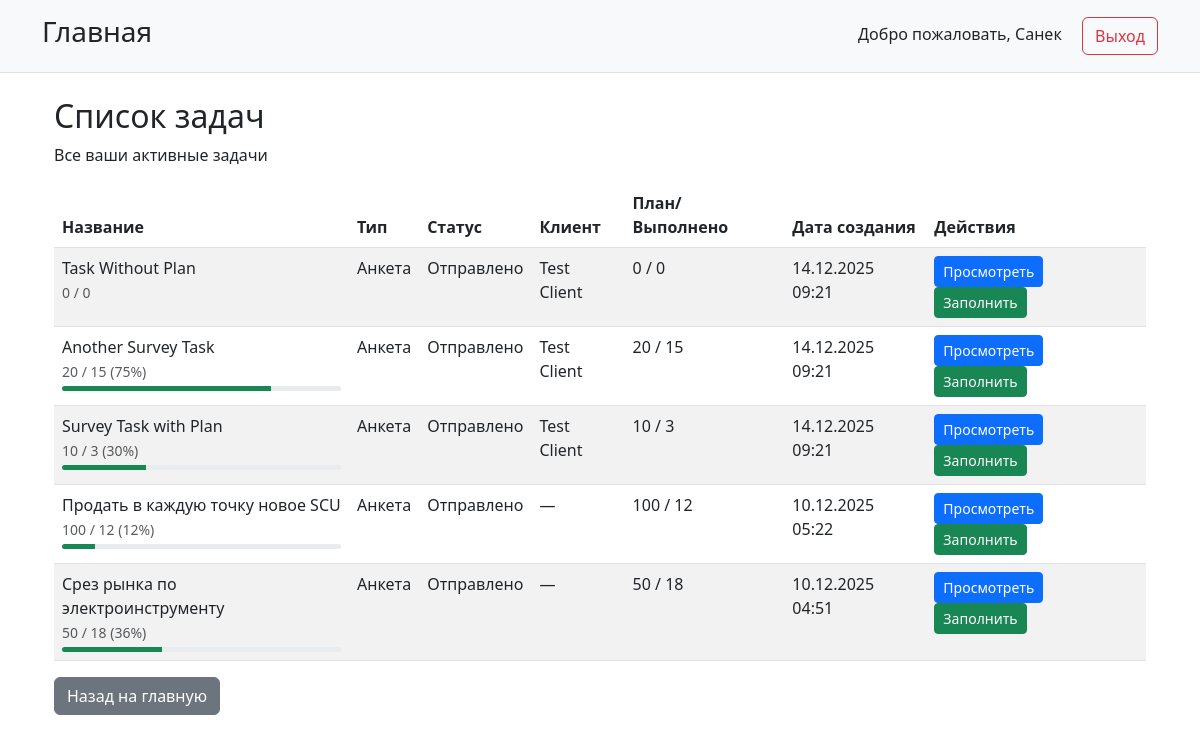
Page /tasks/list/ (signed in) on the earlier database version.
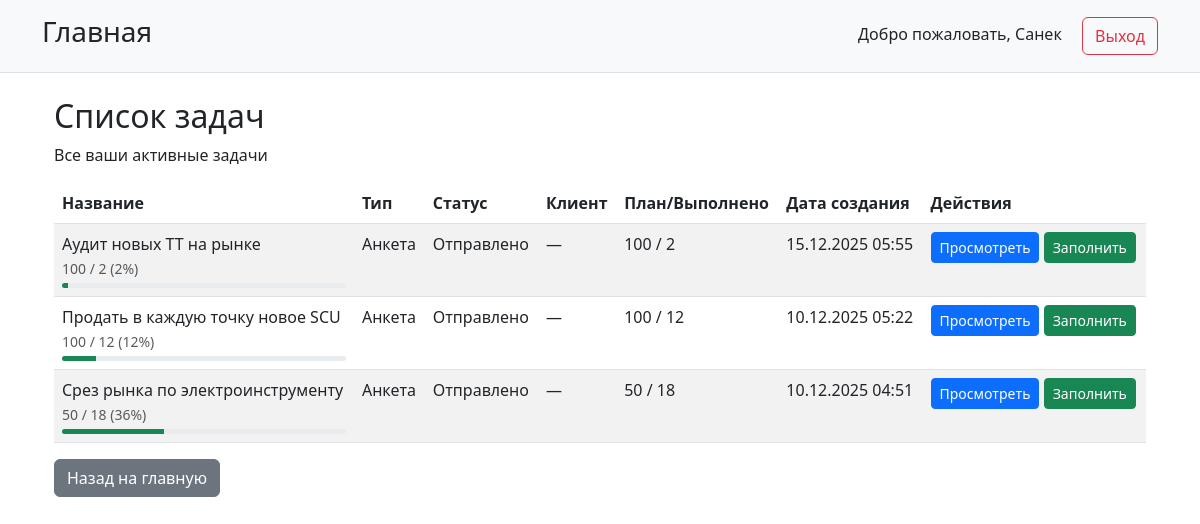
Same page on the later database version.
### tasks/models.py (models this page shows, shortened)
class Task(models.Model):
    title = models.CharField(_('Название задачи'), max_length=200)
    description = models.TextField(_('Описание'), blank=True, null=True)
    task_type = models.CharField(
        _('Тип задачи'),
        max_length=20,
        choices=TaskType.choices
    )
    status = models.CharField(
        _('Статус'),
        max_length=20,
        choices=TaskStatus.choices,
        default=TaskStatus.DRAFT
    )
    is_active = models.BooleanField(_('Активная'), default=True)
    assigned_to = models.ForeignKey(
        CustomUser,
        on_delete=models.SET_NULL,
        null=True,
        blank=True,
        limit_choices_to={'role': UserRoles.EMPLOYEE},
        verbose_name=_('Назначено сотруднику')
    )
    client = models.ForeignKey(
        Client,
        on_delete=models.SET_NULL,
        null=True,
        blank=True,
        verbose_name=_('Клиент')
    )
    created_by = models.ForeignKey(
        CustomUser,
        on_delete=models.SET_NULL,
        null=True,
        related_name='created_tasks',
        limit_choices_to={'role': UserRoles.MODERATOR},
        verbose_name=_('Создано модератором')
    )
    created_at = models.DateTimeField(_('Создано'), auto_now_add=True)
    updated_at = models.DateTimeField(_('Обновлено'), auto_now=True)
    moderator_comment = models.TextField(
        _('Комментарий модератора'),
        blank=True,
        null=True
    )
    target_count = models.PositiveIntegerField(
        _('Целевое количество ответов'),
        default=0,
        help_text=_('Для анкет: сколько клиентов нужно опросить')
    )
    current_count = models.PositiveIntegerField(
        _('Текущее количество ответов'),
        default=0
    )
    def get_completion_percentage(self):
        if self.task_type == TaskType.SURVEY and self.target_count > 0:
            return min(100, int((self.current_count / self.target_count) * 100))
        return 0
    class Meta:
        verbose_name = _('Задача')
        verbose_name_plural = _('Задачи')
        ordering = ['-created_at']

### clients/models.py (models this page shows, shortened)
class Client(models.Model):
    name = models.CharField(_('Клиент'), max_length=200, db_index=True)
    employee = models.ForeignKey(
        CustomUser,
        on_delete=models.SET_NULL,
        null=True,
        blank=True,
        limit_choices_to={'role__in': [UserRoles.EMPLOYEE, UserRoles.MODERATOR]},
        verbose_name=_('Сотрудник')
    )
    address = models.CharField(_('Адрес'), max_length=300, blank=True, null=True)
    trading_point_name = models.CharField(_('Название торговой точки'), max_length=200, blank=True, null=True)
    trading_point_address = models.CharField(_('Адрес торговой точки'), max_length=300, blank=True, null=True)
    client_groups = models.ManyToManyField(
        ClientGroup,
        blank=True,
        verbose_name=_('Группы')
    )
    created_at = models.DateTimeField(_('Создано'), auto_now_add=True)
    updated_at = models.DateTimeField(_('Обновлено'), auto_now=True)
    class Meta:
        verbose_name = _('Клиент')
        verbose_name_plural = _('Клиенты')
        ordering = ['name']
        indexes = [
            models.Index(fields=['name']),  # Index for faster search
        ]

### tasks/views.py (the view)
# urls.py: path('list/', views.TaskListView.as_view(), name='task_list'),
class TaskListView(LoginRequiredMixin, ListView):
    model = Task
    template_name = 'tasks/task_list.html'
    context_object_name = 'tasks'
    paginate_by = 10
    def get_queryset(self):
        user = self.request.user
        if user.role == 'EMPLOYEE':
            return Task.objects.filter(
                status__in=[TaskStatus.SENT, TaskStatus.REWORK, TaskStatus.ON_CHECK],
                is_active=True
            ).filter(
                Q(assigned_to=user) | Q(assigned_to__isnull=True)
            ).order_by('-created_at')
        elif user.role == 'MODERATOR':
            return Task.objects.all().order_by('-created_at')
        return Task.objects.none()
    def get_context_data(self, **kwargs):
        context = super().get_context_data(**kwargs)
        context['title'] = _('Список задач')
        context['user_role'] = self.request.user.role
        return context

### templates/tasks/task_list.html (shortened to what the changed rows need)
{% extends 'base.html' %}
{% load i18n %}
{% block content %}
<div class="container mt-4">
    <div class="row">
        <div class="col-md-12">
            <h2>{% trans 'Список задач' %}</h2>
            {% if tasks %}
                <div class="table-responsive">
                    <table class="table table-striped">
                        <thead>
                            <tr>
                                <th>{% trans 'Название' %}</th>
                                <th>{% trans 'Тип' %}</th>
                                <th>{% trans 'Статус' %}</th>
                                <th>{% trans 'Клиент' %}</th>
                                <th>{% trans 'План/Выполнено' %}</th>
                                <th>{% trans 'Дата создания' %}</th>
                                <th>{% trans 'Действия' %}</th>
                            </tr>
                        </thead>
                        <tbody>
                            {% for task in tasks %}
                                <tr>
                                    <td>
                                        {{ task.title }}
                                        {% if task.task_type == 'SURVEY' %}
                                            <br>
                                            <small class="text-muted">
                                                {{ task.target_count }} / {{ task.current_count }}
                                                {% if task.target_count > 0 %}
                                                    ({{ task.get_completion_percentage }}%)
                                                {% endif %}
                                            </small>
                                            {% if task.target_count > 0 %}
                                                <div class="progress" style="height: 5px; margin-top: 3px;">
                                                    <div class="progress-bar bg-success" role="progressbar"
                                                         style="width: {{ task.get_completion_percentage }}%"
                                                         aria-valuenow="{{ task.get_completion_percentage }}"
                                                         aria-valuemin="0"
                                                         aria-valuemax="100">
                                                    </div>
                                                </div>
                                            {% endif %}
                                        {% endif %}
                                    </td>
                                    <td>{{ task.get_task_type_display }}</td>
                                    <td>{{ task.get_status_display }}</td>
                                    <td>{{ task.client.name|default:"—" }}</td>
                                    <td>
                                        {% if task.task_type == 'SURVEY' %}
                                            {{ task.target_count }} / {{ task.current_count }}
                                        {% else %}
                                            —
                                        {% endif %}
                                    </td>
                                    <td>{{ task.created_at|date:"d.m.Y H:i" }}</td>
                                    <td>
                                        <a href="{% url 'tasks:task_detail' task.pk %}" class="btn btn-sm btn-primary">{% trans 'Просмотреть' %}</a>
                                        {% if user.role == 'EMPLOYEE' %}
                                            {% if task.task_type == 'SURVEY' %}
                                                {% if task.status != 'COMPLETED' %}
                                                    <a href="{% url 'tasks:survey_response' task.pk %}" class="btn btn-sm btn-success">{% trans 'Заполнить' %}</a>
                                                {% endif %}
                                            {% else %}
                                                <a href="#" class="btn btn-sm btn-success">{% trans 'Выполнить' %}</a>
                                            {% endif %}
                                        {% endif %}
                                    </td>
                                </tr>
                            {% endfor %}
                        </tbody>
                    </table>
                </div>
            {% else %}
                <div class="alert alert-info">
                    {% trans 'У вас нет активных задач.' %}
                </div>
            {% endif %}
        </div>
    </div>
</div>
{% endblock %}

Differences in the rows shown:
removed Task: title "Task Without Plan", target_count "0", current_count "0", task_type "Анкета", status "Отправлено", client.name "Test Client", created_at "14.12.2025 09:21"
removed Task: title "Another Survey Task", target_count "20", current_count "15", get_completion_percentage "75", task_type "Анкета", status "Отправлено", client.name "Test Client", created_at "14.12.2025 09:21"
removed Task: title "Survey Task with Plan", target_count "10", current_count "3", get_completion_percentage "30", task_type "Анкета", status "Отправлено", client.name "Test Client", created_at "14.12.2025 09:21"
added Task: title "Аудит новых ТТ на рынке", target_count "100", current_count "2", get_completion_percentage "2", task_type "Анкета", status "Отправлено", client.name "—", created_at "15.12.2025 05:55"
